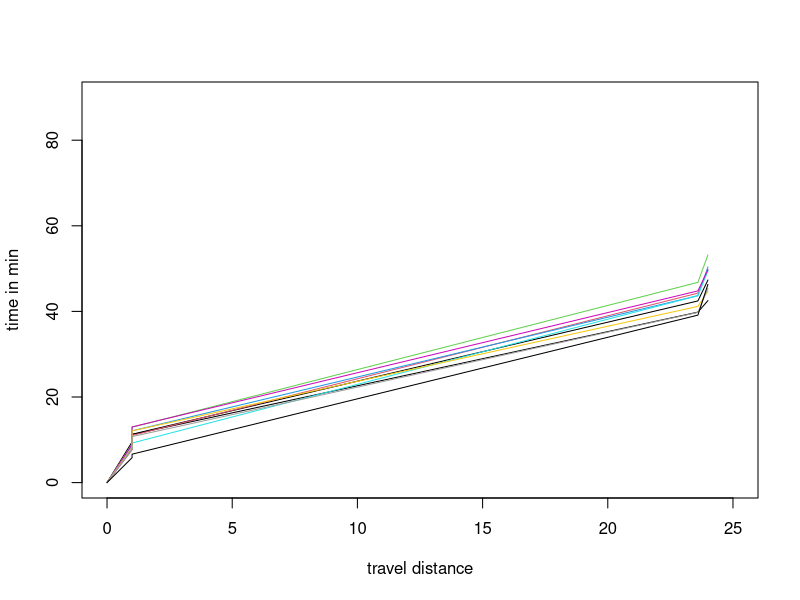
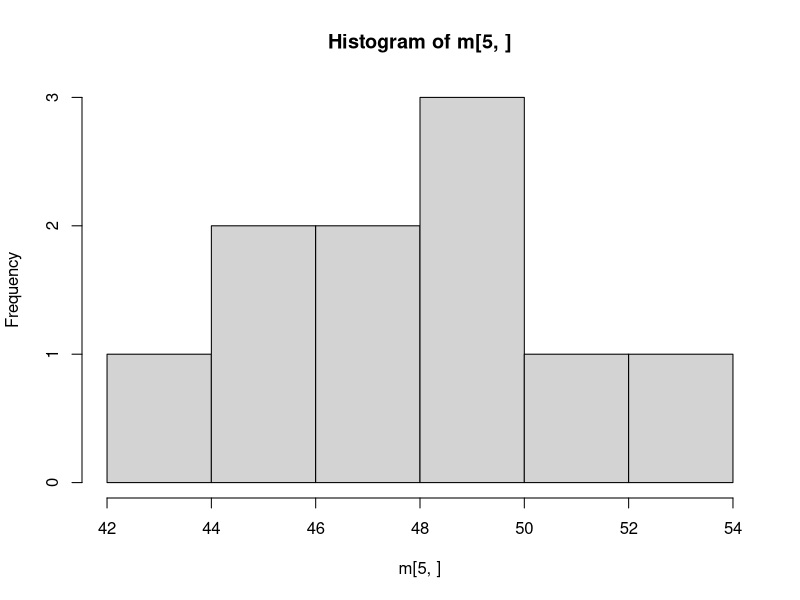
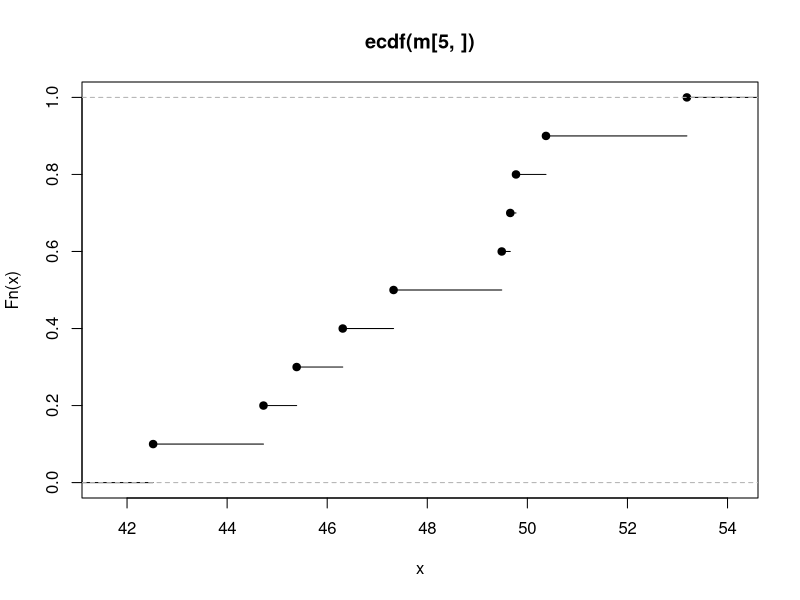

Write R code to recreate these figures, in order.
#11 Stochastic process - time to work
set.seed(630829)
rep<-10 #consider also 100, 1000, 10000
d<-c(0,1,1,23.6,24) #distances from home
z<-NULL
for (i in 1:rep) {
  t<-rep(0,5) #initializing the random vector
  t[2]<-rnorm(1,8,1)  #Walking time to the bus stop
  b<-rbinom(1,1,0.03) #3% of the times there is major disturbance in the service
  t[3]<-(1-b)*5*runif(1)+b*rexp(1,0.1)  #Waiting time at the bus stop given that buses are scheduled and I aim for 5 min
  t[4]<-(1-b)*rnorm(1,31,2)+b*(31+rexp(1,0.1)) #Driving time for the bus
  #t[5]<-rnorm(1,5,2) #Walking time for bus halt to office
  t[5]<-rnorm(1,(6-(sum(t[1:4]))/50),2) #Walking time from bus halt is dependent
  z1<-c(t[1],sum(t[1:2]),sum(t[1:3]),sum(t[1:4]),sum(t[1:5])) #Summing the duration
  z<-c(z,z1)
}
plot(d,z[1:5],type="l",xlab="travel distance",ylab="time in min",xlim=c(0,25),ylim=c(0,90))
for (j in 1:(rep-1)){
  #a<-combn(40,5)   #delays the graphics if you want
  lines(d,z[(5*j+1):(5*(j+1))],col=min(j,100))
}
m<-matrix(z,5,rep) #create a column for each trip
mean(m[5,])   #average travel time
sd(m[5,])     #standard dev of travel time
hist(m[5,])   #emp pdf
plot(ecdf(m[5,]))   #emp cdf




